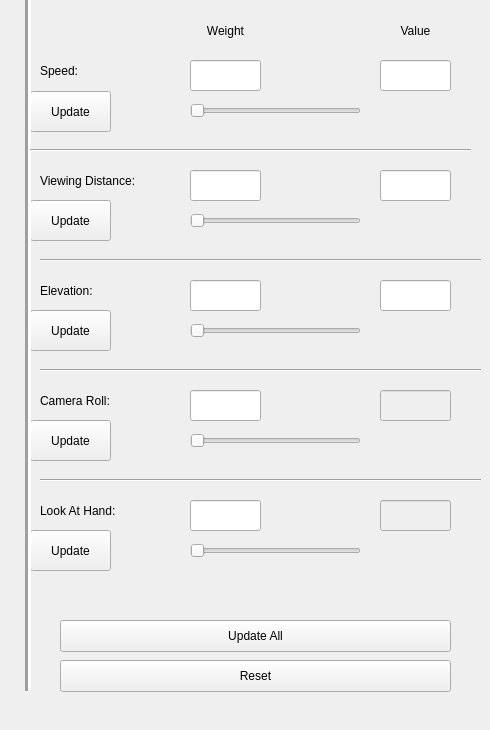
    <widget class="QWidget" name="tab">
     <attribute name="title">
      <string>Relaxed IK Editor</string>
     </attribute>
     <widget class="QLineEdit" name="SpeedVal_lineEdit">
      <property name="geometry">
       <rect>
        <x>380</x>
        <y>60</y>
        <width>71</width>
        <height>31</height>
       </rect>
      </property>
      <property name="html" stdset="0">
       <string>&lt;!DOCTYPE HTML PUBLIC &quot;-//W3C//DTD HTML 4.0//EN&quot; &quot;http://www.w3.org/TR/REC-html40/strict.dtd&quot;&gt;
&lt;html&gt;&lt;head&gt;&lt;meta name=&quot;qrichtext&quot; content=&quot;1&quot; /&gt;&lt;style type=&quot;text/css&quot;&gt;
p, li { white-space: pre-wrap; }
&lt;/style&gt;&lt;/head&gt;&lt;body style=&quot; font-family:'Ubuntu'; font-size:11pt; font-weight:400; font-style:normal;&quot;&gt;
&lt;p style=&quot;-qt-paragraph-type:empty; margin-top:0px; margin-bottom:0px; margin-left:0px; margin-right:0px; -qt-block-indent:0; text-indent:0px; font-family:'.AppleSystemUIFont'; font-size:13pt;&quot;&gt;&lt;br /&gt;&lt;/p&gt;&lt;/body&gt;&lt;/html&gt;</string>
      </property>
     </widget>
     <widget class="QLabel" name="label_2">
      <property name="geometry">
       <rect>
        <x>380</x>
        <y>20</y>
        <width>71</width>
        <height>21</height>
       </rect>
      </property>
      <property name="text">
       <string>Value</string>
      </property>
      <property name="alignment">
       <set>Qt::AlignCenter</set>
      </property>
     </widget>
     <widget class="QLabel" name="label_3">
      <property name="geometry">
       <rect>
        <x>190</x>
        <y>20</y>
        <width>71</width>
        <height>21</height>
       </rect>
      </property>
      <property name="text">
       <string>Weight</string>
      </property>
      <property name="alignment">
       <set>Qt::AlignCenter</set>
      </property>
     </widget>
     <widget class="QLineEdit" name="SpeedWeight_lineEdit">
      <property name="geometry">
       <rect>
        <x>190</x>
        <y>60</y>
        <width>71</width>
        <height>31</height>
       </rect>
      </property>
      <property name="html" stdset="0">
       <string>&lt;!DOCTYPE HTML PUBLIC &quot;-//W3C//DTD HTML 4.0//EN&quot; &quot;http://www.w3.org/TR/REC-html40/strict.dtd&quot;&gt;
&lt;html&gt;&lt;head&gt;&lt;meta name=&quot;qrichtext&quot; content=&quot;1&quot; /&gt;&lt;style type=&quot;text/css&quot;&gt;
p, li { white-space: pre-wrap; }
&lt;/style&gt;&lt;/head&gt;&lt;body style=&quot; font-family:'Ubuntu'; font-size:11pt; font-weight:400; font-style:normal;&quot;&gt;
&lt;p style=&quot; margin-top:0px; margin-bottom:0px; margin-left:0px; margin-right:0px; -qt-block-indent:0; text-indent:0px;&quot;&gt;&lt;span style=&quot; font-family:'.AppleSystemUIFont'; font-size:13pt;&quot;&gt;6&lt;/span&gt;&lt;/p&gt;&lt;/body&gt;&lt;/html&gt;</string>
      </property>
     </widget>
     <widget class="QPushButton" name="ResetVar_pushButton">
      <property name="geometry">
       <rect>
        <x>60</x>
        <y>660</y>
        <width>391</width>
        <height>32</height>
       </rect>
      </property>
      <property name="text">
       <string>Reset</string>
      </property>
     </widget>
     <widget class="QPushButton" name="SpeedUpdate_pushButton">
      <property name="geometry">
       <rect>
        <x>30</x>
        <y>91</y>
        <width>81</width>
        <height>41</height>
       </rect>
      </property>
      <property name="text">
       <string>Update</string>
      </property>
     </widget>
     <widget class="QPushButton" name="UpdateAllVars_pushButton">
      <property name="geometry">
       <rect>
        <x>60</x>
        <y>620</y>
        <width>391</width>
        <height>32</height>
       </rect>
      </property>
      <property name="text">
       <string>Update All</string>
      </property>
     </widget>
     <widget class="QLabel" name="label_4">
      <property name="geometry">
       <rect>
        <x>40</x>
        <y>170</y>
        <width>111</width>
        <height>21</height>
       </rect>
      </property>
      <property name="text">
       <string>Viewing Distance:</string>
      </property>
     </widget>
     <widget class="QLabel" name="label_5">
      <property name="geometry">
       <rect>
        <x>40</x>
        <y>60</y>
        <width>111</width>
        <height>21</height>
       </rect>
      </property>
      <property name="text">
       <string>Speed:</string>
      </property>
      <property name="alignment">
       <set>Qt::AlignLeading|Qt::AlignLeft|Qt::AlignVCenter</set>
      </property>
     </widget>
     <widget class="QLabel" name="label_6">
      <property name="geometry">
       <rect>
        <x>40</x>
        <y>280</y>
        <width>111</width>
        <height>21</height>
       </rect>
      </property>
      <property name="text">
       <string>Elevation:</string>
      </property>
      <property name="alignment">
       <set>Qt::AlignLeading|Qt::AlignLeft|Qt::AlignVCenter</set>
      </property>
     </widget>
     <widget class="QLabel" name="label_7">
      <property name="geometry">
       <rect>
        <x>40</x>
        <y>390</y>
        <width>111</width>
        <height>21</height>
       </rect>
      </property>
      <property name="text">
       <string>Camera Roll:</string>
      </property>
      <property name="alignment">
       <set>Qt::AlignLeading|Qt::AlignLeft|Qt::AlignVCenter</set>
      </property>
     </widget>
     <widget class="QLabel" name="label_8">
      <property name="geometry">
       <rect>
        <x>40</x>
        <y>500</y>
        <width>111</width>
        <height>21</height>
       </rect>
      </property>
      <property name="text">
       <string>Look At Hand:</string>
      </property>
      <property name="alignment">
       <set>Qt::AlignLeading|Qt::AlignLeft|Qt::AlignVCenter</set>
      </property>
     </widget>
     <widget class="QLineEdit" name="ViewingVal_lineEdit">
      <property name="geometry">
       <rect>
        <x>380</x>
        <y>170</y>
        <width>71</width>
        <height>31</height>
       </rect>
      </property>
      <property name="html" stdset="0">
       <string>&lt;!DOCTYPE HTML PUBLIC &quot;-//W3C//DTD HTML 4.0//EN&quot; &quot;http://www.w3.org/TR/REC-html40/strict.dtd&quot;&gt;
&lt;html&gt;&lt;head&gt;&lt;meta name=&quot;qrichtext&quot; content=&quot;1&quot; /&gt;&lt;style type=&quot;text/css&quot;&gt;
p, li { white-space: pre-wrap; }
&lt;/style&gt;&lt;/head&gt;&lt;body style=&quot; font-family:'Ubuntu'; font-size:11pt; font-weight:400; font-style:normal;&quot;&gt;
&lt;p style=&quot;-qt-paragraph-type:empty; margin-top:0px; margin-bottom:0px; margin-left:0px; margin-right:0px; -qt-block-indent:0; text-indent:0px; font-family:'.AppleSystemUIFont'; font-size:13pt;&quot;&gt;&lt;br /&gt;&lt;/p&gt;&lt;/body&gt;&lt;/html&gt;</string>
      </property>
     </widget>
     <widget class="QLineEdit" name="ElevationVal_lineEdit">
      <property name="geometry">
       <rect>
        <x>380</x>
        <y>280</y>
        <width>71</width>
        <height>31</height>
       </rect>
      </property>
      <property name="html" stdset="0">
       <string>&lt;!DOCTYPE HTML PUBLIC &quot;-//W3C//DTD HTML 4.0//EN&quot; &quot;http://www.w3.org/TR/REC-html40/strict.dtd&quot;&gt;
&lt;html&gt;&lt;head&gt;&lt;meta name=&quot;qrichtext&quot; content=&quot;1&quot; /&gt;&lt;style type=&quot;text/css&quot;&gt;
p, li { white-space: pre-wrap; }
&lt;/style&gt;&lt;/head&gt;&lt;body style=&quot; font-family:'Ubuntu'; font-size:11pt; font-weight:400; font-style:normal;&quot;&gt;
&lt;p style=&quot;-qt-paragraph-type:empty; margin-top:0px; margin-bottom:0px; margin-left:0px; margin-right:0px; -qt-block-indent:0; text-indent:0px; font-family:'.AppleSystemUIFont'; font-size:13pt;&quot;&gt;&lt;br /&gt;&lt;/p&gt;&lt;/body&gt;&lt;/html&gt;</string>
      </property>
     </widget>
     <widget class="QLineEdit" name="RollVal_lineEdit">
      <property name="enabled">
       <bool>false</bool>
      </property>
      <property name="geometry">
       <rect>
        <x>380</x>
        <y>390</y>
        <width>71</width>
        <height>31</height>
       </rect>
      </property>
      <property name="html" stdset="0">
       <string>&lt;!DOCTYPE HTML PUBLIC &quot;-//W3C//DTD HTML 4.0//EN&quot; &quot;http://www.w3.org/TR/REC-html40/strict.dtd&quot;&gt;
&lt;html&gt;&lt;head&gt;&lt;meta name=&quot;qrichtext&quot; content=&quot;1&quot; /&gt;&lt;style type=&quot;text/css&quot;&gt;
p, li { white-space: pre-wrap; }
&lt;/style&gt;&lt;/head&gt;&lt;body style=&quot; font-family:'Ubuntu'; font-size:11pt; font-weight:400; font-style:normal;&quot;&gt;
&lt;p style=&quot;-qt-paragraph-type:empty; margin-top:0px; margin-bottom:0px; margin-left:0px; margin-right:0px; -qt-block-indent:0; text-indent:0px; font-family:'.AppleSystemUIFont'; font-size:13pt;&quot;&gt;&lt;br /&gt;&lt;/p&gt;&lt;/body&gt;&lt;/html&gt;</string>
      </property>
     </widget>
     <widget class="QLineEdit" name="HandVal_lineEdit">
      <property name="enabled">
       <bool>false</bool>
      </property>
      <property name="geometry">
       <rect>
        <x>380</x>
        <y>500</y>
        <width>71</width>
        <height>31</height>
       </rect>
      </property>
      <property name="html" stdset="0">
       <string>&lt;!DOCTYPE HTML PUBLIC &quot;-//W3C//DTD HTML 4.0//EN&quot; &quot;http://www.w3.org/TR/REC-html40/strict.dtd&quot;&gt;
&lt;html&gt;&lt;head&gt;&lt;meta name=&quot;qrichtext&quot; content=&quot;1&quot; /&gt;&lt;style type=&quot;text/css&quot;&gt;
p, li { white-space: pre-wrap; }
&lt;/style&gt;&lt;/head&gt;&lt;body style=&quot; font-family:'Ubuntu'; font-size:11pt; font-weight:400; font-style:normal;&quot;&gt;
&lt;p style=&quot;-qt-paragraph-type:empty; margin-top:0px; margin-bottom:0px; margin-left:0px; margin-right:0px; -qt-block-indent:0; text-indent:0px; font-family:'.AppleSystemUIFont'; font-size:13pt;&quot;&gt;&lt;br /&gt;&lt;/p&gt;&lt;/body&gt;&lt;/html&gt;</string>
      </property>
     </widget>
     <widget class="QLineEdit" name="ViewingWeight_lineEdit">
      <property name="geometry">
       <rect>
        <x>190</x>
        <y>170</y>
        <width>71</width>
        <height>31</height>
       </rect>
      </property>
      <property name="html" stdset="0">
       <string>&lt;!DOCTYPE HTML PUBLIC &quot;-//W3C//DTD HTML 4.0//EN&quot; &quot;http://www.w3.org/TR/REC-html40/strict.dtd&quot;&gt;
&lt;html&gt;&lt;head&gt;&lt;meta name=&quot;qrichtext&quot; content=&quot;1&quot; /&gt;&lt;style type=&quot;text/css&quot;&gt;
p, li { white-space: pre-wrap; }
&lt;/style&gt;&lt;/head&gt;&lt;body style=&quot; font-family:'Ubuntu'; font-size:11pt; font-weight:400; font-style:normal;&quot;&gt;
&lt;p style=&quot; margin-top:0px; margin-bottom:0px; margin-left:0px; margin-right:0px; -qt-block-indent:0; text-indent:0px;&quot;&gt;&lt;span style=&quot; font-family:'.AppleSystemUIFont'; font-size:13pt;&quot;&gt;50&lt;/span&gt;&lt;/p&gt;&lt;/body&gt;&lt;/html&gt;</string>
      </property>
     </widget>
     <widget class="QLineEdit" name="ElevationWeight_lineEdit">
      <property name="geometry">
       <rect>
        <x>190</x>
        <y>280</y>
        <width>71</width>
        <height>31</height>
       </rect>
      </property>
      <property name="html" stdset="0">
       <string>&lt;!DOCTYPE HTML PUBLIC &quot;-//W3C//DTD HTML 4.0//EN&quot; &quot;http://www.w3.org/TR/REC-html40/strict.dtd&quot;&gt;
&lt;html&gt;&lt;head&gt;&lt;meta name=&quot;qrichtext&quot; content=&quot;1&quot; /&gt;&lt;style type=&quot;text/css&quot;&gt;
p, li { white-space: pre-wrap; }
&lt;/style&gt;&lt;/head&gt;&lt;body style=&quot; font-family:'Ubuntu'; font-size:11pt; font-weight:400; font-style:normal;&quot;&gt;
&lt;p style=&quot; margin-top:0px; margin-bottom:0px; margin-left:0px; margin-right:0px; -qt-block-indent:0; text-indent:0px;&quot;&gt;&lt;span style=&quot; font-family:'.AppleSystemUIFont'; font-size:13pt;&quot;&gt;10&lt;/span&gt;&lt;/p&gt;&lt;/body&gt;&lt;/html&gt;</string>
      </property>
     </widget>
     <widget class="QLineEdit" name="RollWeight_lineEdit">
      <property name="geometry">
       <rect>
        <x>190</x>
        <y>390</y>
        <width>71</width>
        <height>31</height>
       </rect>
      </property>
      <property name="html" stdset="0">
       <string>&lt;!DOCTYPE HTML PUBLIC &quot;-//W3C//DTD HTML 4.0//EN&quot; &quot;http://www.w3.org/TR/REC-html40/strict.dtd&quot;&gt;
&lt;html&gt;&lt;head&gt;&lt;meta name=&quot;qrichtext&quot; content=&quot;1&quot; /&gt;&lt;style type=&quot;text/css&quot;&gt;
p, li { white-space: pre-wrap; }
&lt;/style&gt;&lt;/head&gt;&lt;body style=&quot; font-family:'Ubuntu'; font-size:11pt; font-weight:400; font-style:normal;&quot;&gt;
&lt;p style=&quot; margin-top:0px; margin-bottom:0px; margin-left:0px; margin-right:0px; -qt-block-indent:0; text-indent:0px;&quot;&gt;&lt;span style=&quot; font-family:'.AppleSystemUIFont'; font-size:13pt;&quot;&gt;2&lt;/span&gt;&lt;/p&gt;&lt;/body&gt;&lt;/html&gt;</string>
      </property>
     </widget>
     <widget class="QLineEdit" name="HandWeight_lineEdit">
      <property name="geometry">
       <rect>
        <x>190</x>
        <y>500</y>
        <width>71</width>
        <height>31</height>
       </rect>
      </property>
      <property name="html" stdset="0">
       <string>&lt;!DOCTYPE HTML PUBLIC &quot;-//W3C//DTD HTML 4.0//EN&quot; &quot;http://www.w3.org/TR/REC-html40/strict.dtd&quot;&gt;
&lt;html&gt;&lt;head&gt;&lt;meta name=&quot;qrichtext&quot; content=&quot;1&quot; /&gt;&lt;style type=&quot;text/css&quot;&gt;
p, li { white-space: pre-wrap; }
&lt;/style&gt;&lt;/head&gt;&lt;body style=&quot; font-family:'Ubuntu'; font-size:11pt; font-weight:400; font-style:normal;&quot;&gt;
&lt;p style=&quot; margin-top:0px; margin-bottom:0px; margin-left:0px; margin-right:0px; -qt-block-indent:0; text-indent:0px;&quot;&gt;&lt;span style=&quot; font-family:'.AppleSystemUIFont'; font-size:13pt;&quot;&gt;5&lt;/span&gt;&lt;/p&gt;&lt;/body&gt;&lt;/html&gt;</string>
      </property>
     </widget>
     <widget class="QPushButton" name="ViewingUpdate_pushButton">
      <property name="geometry">
       <rect>
        <x>30</x>
        <y>200</y>
        <width>81</width>
        <height>41</height>
       </rect>
      </property>
      <property name="text">
       <string>Update</string>
      </property>
     </widget>
     <widget class="QPushButton" name="ElecationUpdate_pushButton">
      <property name="geometry">
       <rect>
        <x>30</x>
        <y>310</y>
        <width>81</width>
        <height>41</height>
       </rect>
      </property>
      <property name="text">
       <string>Update</string>
      </property>
     </widget>
     <widget class="QPushButton" name="RollUpdate_pushButton">
      <property name="geometry">
       <rect>
        <x>30</x>
        <y>420</y>
        <width>81</width>
        <height>41</height>
       </rect>
      </property>
      <property name="text">
       <string>Update</string>
      </property>
     </widget>
     <widget class="QPushButton" name="HandUpdate_pushButton">
      <property name="geometry">
       <rect>
        <x>30</x>
        <y>530</y>
        <width>81</width>
        <height>41</height>
       </rect>
      </property>
      <property name="text">
       <string>Update</string>
      </property>
     </widget>
     <widget class="Line" name="line">
      <property name="geometry">
       <rect>
        <x>20</x>
        <y>-30</y>
        <width>16</width>
        <height>721</height>
       </rect>
      </property>
      <property name="styleSheet">
       <string notr="true">QLine
{
color: red;
}</string>
      </property>
      <property name="lineWidth">
       <number>3</number>
      </property>
      <property name="midLineWidth">
       <number>0</number>
      </property>
      <property name="orientation">
       <enum>Qt::Vertical</enum>
      </property>
     </widget>
     <widget class="Line" name="line_6">
      <property name="geometry">
       <rect>
        <x>30</x>
        <y>140</y>
        <width>441</width>
        <height>20</height>
       </rect>
      </property>
      <property name="lineWidth">
       <number>1</number>
      </property>
      <property name="orientation">
       <enum>Qt::Horizontal</enum>
      </property>
     </widget>
     <widget class="Line" name="line_7">
      <property name="geometry">
       <rect>
        <x>40</x>
        <y>250</y>
        <width>441</width>
        <height>20</height>
       </rect>
      </property>
      <property name="lineWidth">
       <number>1</number>
      </property>
      <property name="orientation">
       <enum>Qt::Horizontal</enum>
      </property>
     </widget>
     <widget class="Line" name="line_8">
      <property name="geometry">
       <rect>
        <x>40</x>
        <y>360</y>
        <width>441</width>
        <height>20</height>
       </rect>
      </property>
      <property name="lineWidth">
       <number>1</number>
      </property>
      <property name="orientation">
       <enum>Qt::Horizontal</enum>
      </property>
     </widget>
     <widget class="Line" name="line_9">
      <property name="geometry">
       <rect>
        <x>40</x>
        <y>470</y>
        <width>441</width>
        <height>20</height>
       </rect>
      </property>
      <property name="lineWidth">
       <number>1</number>
      </property>
      <property name="orientation">
       <enum>Qt::Horizontal</enum>
      </property>
     </widget>
     <widget class="QSlider" name="Speed_horizontalSlider">
      <property name="geometry">
       <rect>
        <x>190</x>
        <y>100</y>
        <width>171</width>
        <height>22</height>
       </rect>
      </property>
      <property name="orientation">
       <enum>Qt::Horizontal</enum>
      </property>
     </widget>
     <widget class="QSlider" name="ViewingDistance_horizontalSlider">
      <property name="geometry">
       <rect>
        <x>190</x>
        <y>210</y>
        <width>171</width>
        <height>22</height>
       </rect>
      </property>
      <property name="orientation">
       <enum>Qt::Horizontal</enum>
      </property>
     </widget>
     <widget class="QSlider" name="Elevation_horizontalSlider">
      <property name="geometry">
       <rect>
        <x>190</x>
        <y>320</y>
        <width>171</width>
        <height>22</height>
       </rect>
      </property>
      <property name="orientation">
       <enum>Qt::Horizontal</enum>
      </property>
     </widget>
     <widget class="QSlider" name="CameraRoll_horizontalSlider">
      <property name="geometry">
       <rect>
        <x>190</x>
        <y>430</y>
        <width>171</width>
        <height>22</height>
       </rect>
      </property>
      <property name="orientation">
       <enum>Qt::Horizontal</enum>
      </property>
     </widget>
     <widget class="QSlider" name="LookAtHand_horizontalSlider">
      <property name="geometry">
       <rect>
        <x>190</x>
        <y>540</y>
        <width>171</width>
        <height>22</height>
       </rect>
      </property>
      <property name="orientation">
       <enum>Qt::Horizontal</enum>
      </property>
     </widget>
    </widget>
